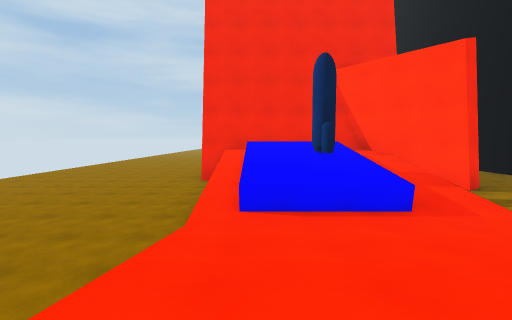
view 1 (above)

24 first-person views from a walk through a scene from a Unity 3-D project. The camera is 1.2 m above the floor, tilts 4° down and sees 85° across. The floor is counted in squares, 2 m on a side. Each view is taken from the middle of a square. On the plan, view 1 faces up. The plan holds only what a view shows up to about 9 squares ahead; the rest is blank. The place goes on beyond the plan.

view 2
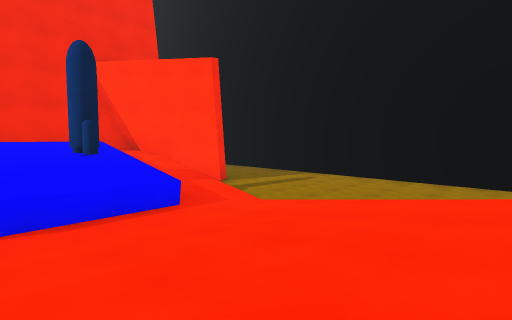

view 3
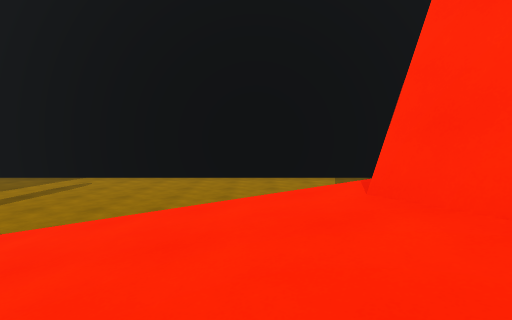

view 4
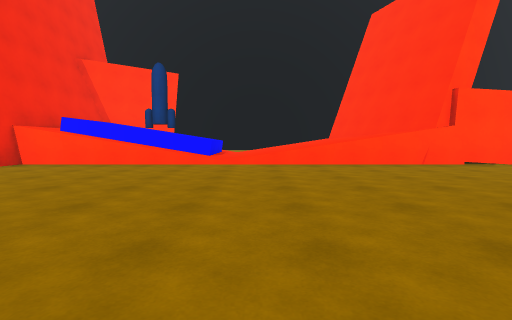

view 5
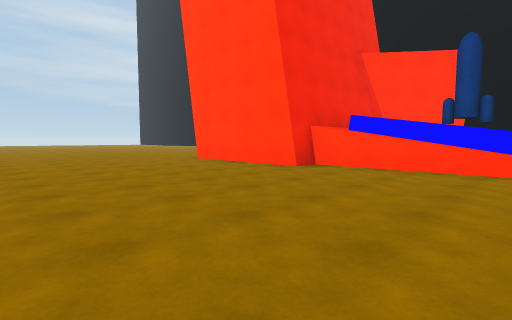

view 6
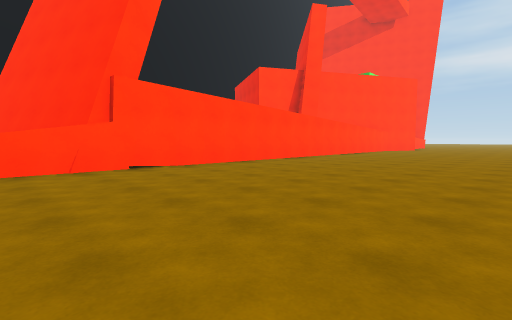

view 7
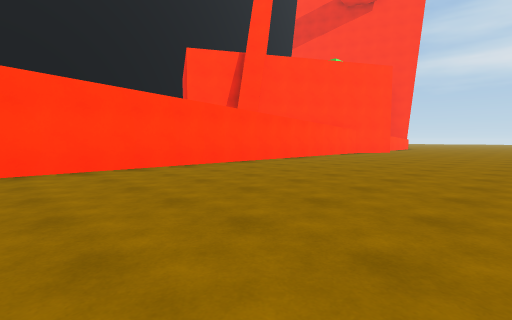

view 8
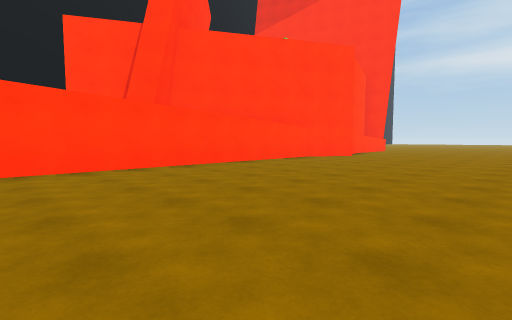

view 9
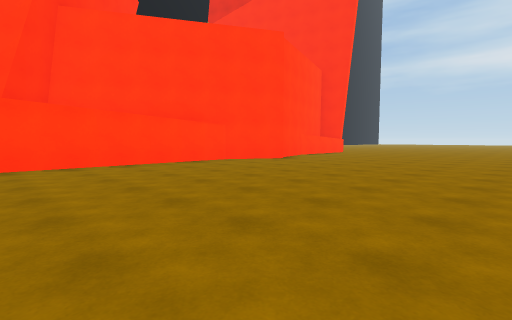

view 10
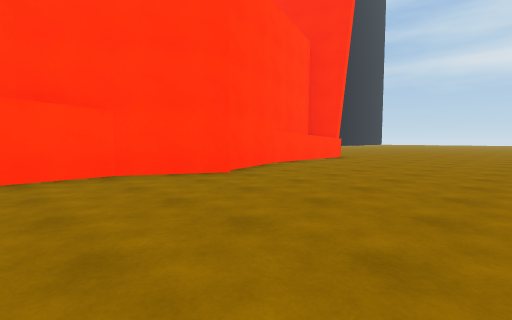

view 11
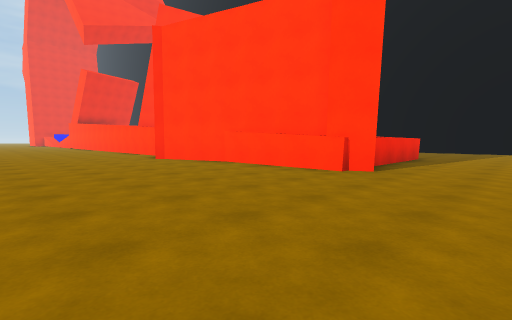

view 12
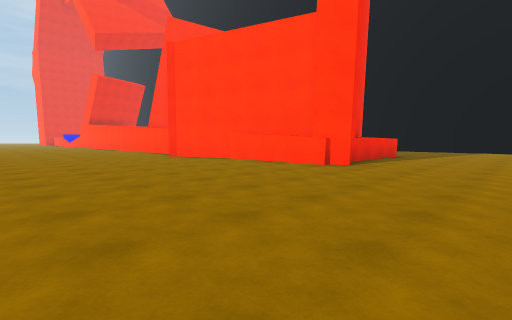

view 13
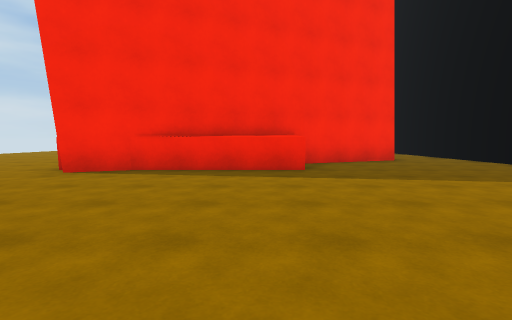

view 14
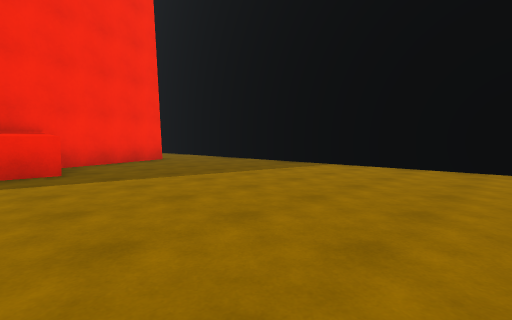

view 15
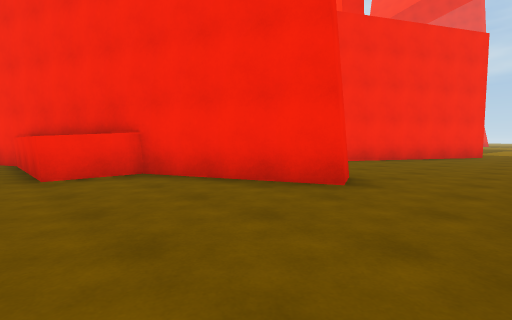

view 16
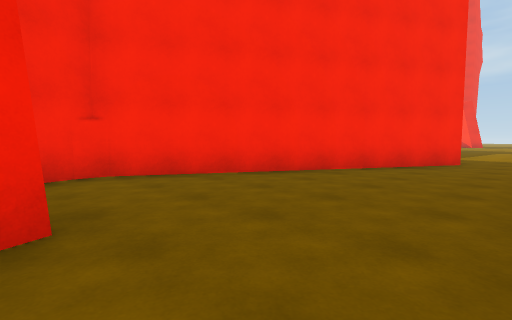

view 17
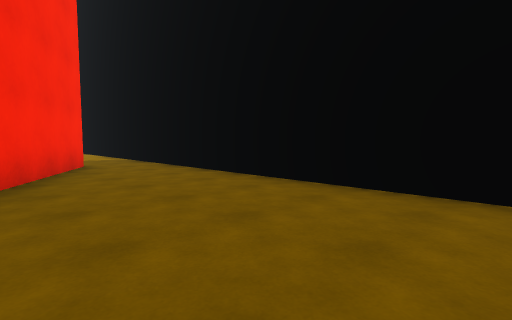

view 18
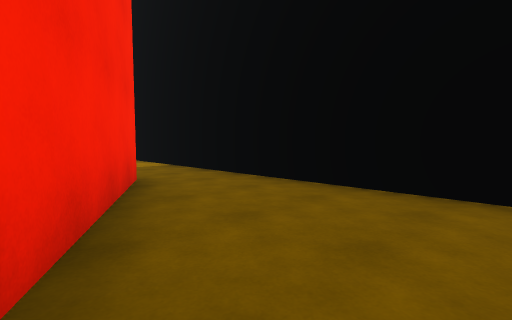

view 19
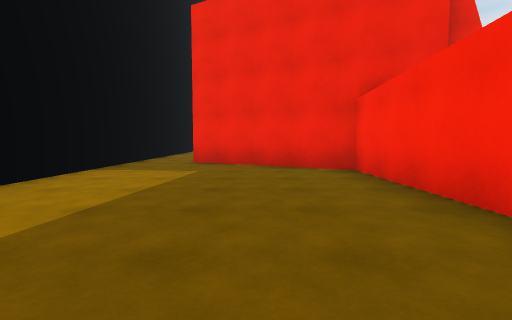

view 20
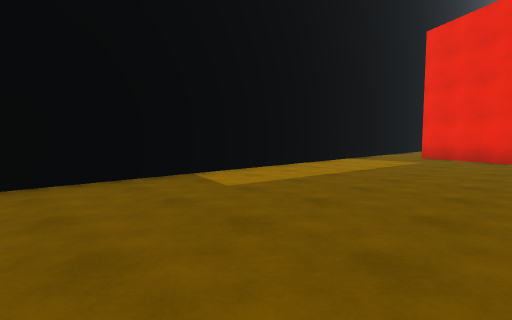

view 21
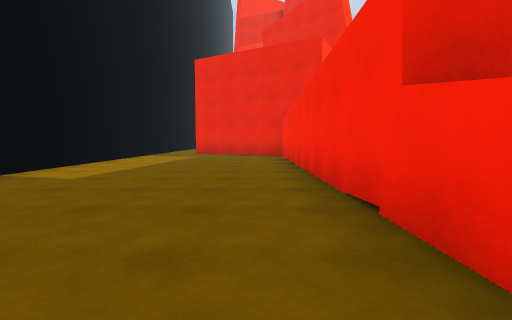

view 22
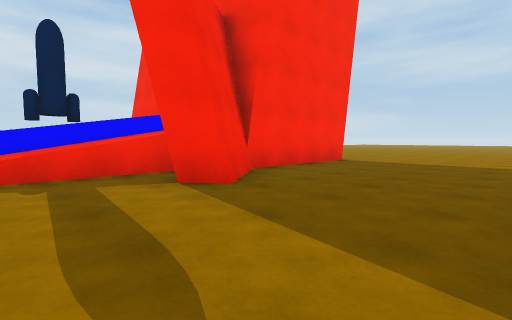

view 23
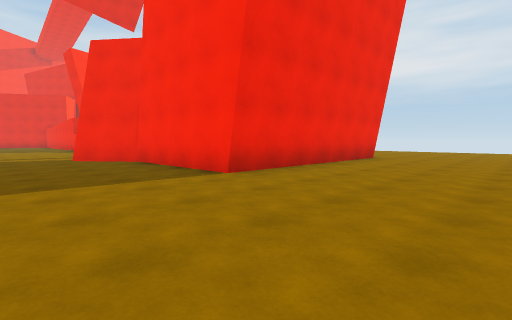

view 24
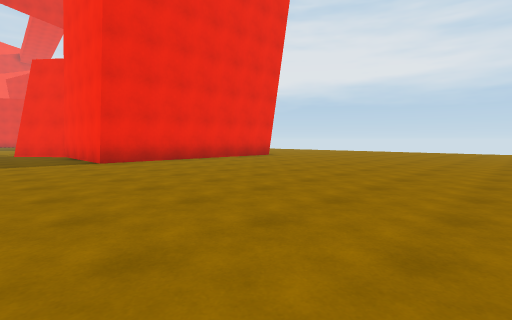

### Floor plan
Key: @ floor where view 1 was taken; # wall or solid block; . main floor; : floor 0.25 m higher than the main floor; + floor 1.75 m higher than the main floor; / step, stairs or slope; = window, fence, low wall or low ledge; ^ raised ledge; v drop or lower ground; O other object.
Columns run from 8 left of view 1 to 10 right of it. Each row starts with its distance up from view 1.
 21       ..........
 20     ............
 19     ............
 18      ...........
 17       ...........
 16   ...............
 15   ...............
 14  .................
 13  ......######.....
 12  ......#    #.....
 11  ......#    #.....
 10  ......######.....
  9 .......#///+#.....#
  8 .......#^^^/##....#
  7  ......#^OO//#....#
  6  ......=^OO//.....#
  5  ......=^^^//.....#
  4  ....../::://.....#
  3 .......//////.....#
  2  ......=///// ....#
  1   .....=///// ....#
  0  ......v@//##. ...#
 -1  ......v/####.....#
 -2  ......###  #.....#
 -3  ......#    #.....#
 -4  ......#    #.....#
 -5  ......#    #.....#
 -6  ......#    #.....#
 -7  ......#    #.....#
 -8  ......#    #.....#
 -9  ......#    #.....#
-10  ......#    #.....#
-11 .......#    #.....#
-12 .......#    ###...#
-13 .......#      ##..#
-14 .......#      ##..#
-15 .......#      #...#
-16 .......#     ##...
-17 .......#    ##....
-18 .......#    #.....
-19 .......#    #.....
-20 .......#    #.....
-21  ......#      ##..#
-22  ......#^   ###...#
-23  ......^^ ^^#.....#
-24  ......####^^.....#
-25  .................#
-26  .................#
-27  .................#
-28  .................#
-29           ........#
-30            .......#

Positions as (right, up) in squares from view 1, and headings:
1: (0, 0), facing up
2: (0, 0), facing up-right
3: (1, 1), facing right
4: (-8, 3), facing right
5: (-7, 5), facing up-right
6: (-7, 0), facing down-right
7: (-7, -4), facing down-right
8: (-7, -8), facing down-right
9: (-8, -11), facing down-right
10: (-6, -15), facing down-right
11: (-6, -27), facing up-right
12: (-7, -28), facing up-right
13: (3, -30), facing up
14: (3, -30), facing up-right
15: (9, -25), facing up-left
16: (9, -21), facing up-left
17: (6, -20), facing up-right
18: (6, -17), facing up-right
19: (6, -5), facing down
20: (5, -2), facing down-right
21: (5, 0), facing down
22: (9, 5), facing up-left
23: (8, 17), facing down-left
24: (7, 21), facing down-left
